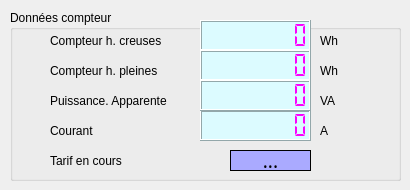
   <widget class="QWidget" name="tab2">
    <attribute name="title">
     <string>EDF</string>
    </attribute>
    <widget class="QGroupBox" name="groupBox_3">
     <property name="geometry">
      <rect>
       <x>10</x>
       <y>10</y>
       <width>391</width>
       <height>171</height>
      </rect>
     </property>
     <property name="title">
      <string>Données compteur</string>
     </property>
     <widget class="QLCDNumber" name="lcdNumber">
      <property name="geometry">
       <rect>
        <x>190</x>
        <y>10</y>
        <width>111</width>
        <height>31</height>
       </rect>
      </property>
      <property name="font">
       <font>
        <pointsize>9</pointsize>
        <weight>50</weight>
        <bold>false</bold>
       </font>
      </property>
      <property name="styleSheet">
       <string notr="true">background-color: rgb(220, 251, 255);
color: rgb(250, 0, 255);</string>
      </property>
      <property name="smallDecimalPoint">
       <bool>false</bool>
      </property>
      <property name="numDigits">
       <number>8</number>
      </property>
      <property name="segmentStyle">
       <enum>QLCDNumber::Flat</enum>
      </property>
      <property name="intValue" stdset="0">
       <number>0</number>
      </property>
     </widget>
     <widget class="QLCDNumber" name="lcdNumber_5">
      <property name="geometry">
       <rect>
        <x>190</x>
        <y>40</y>
        <width>111</width>
        <height>31</height>
       </rect>
      </property>
      <property name="styleSheet">
       <string notr="true">background-color: rgb(220, 251, 255);
font: 9pt &quot;Sans Serif&quot;;
color: rgb(250, 0, 255);</string>
      </property>
      <property name="smallDecimalPoint">
       <bool>false</bool>
      </property>
      <property name="numDigits">
       <number>8</number>
      </property>
      <property name="segmentStyle">
       <enum>QLCDNumber::Flat</enum>
      </property>
      <property name="intValue" stdset="0">
       <number>0</number>
      </property>
     </widget>
     <widget class="QLabel" name="label_9">
      <property name="geometry">
       <rect>
        <x>310</x>
        <y>20</y>
        <width>31</width>
        <height>21</height>
       </rect>
      </property>
      <property name="styleSheet">
       <string notr="true">font: 12pt &quot;Sans Serif&quot;;</string>
      </property>
      <property name="text">
       <string>Wh</string>
      </property>
     </widget>
     <widget class="QLabel" name="label_13">
      <property name="geometry">
       <rect>
        <x>310</x>
        <y>50</y>
        <width>31</width>
        <height>21</height>
       </rect>
      </property>
      <property name="styleSheet">
       <string notr="true">font: 12pt &quot;Sans Serif&quot;;</string>
      </property>
      <property name="text">
       <string>Wh</string>
      </property>
     </widget>
     <widget class="QLabel" name="label_14">
      <property name="geometry">
       <rect>
        <x>40</x>
        <y>20</y>
        <width>141</width>
        <height>21</height>
       </rect>
      </property>
      <property name="styleSheet">
       <string notr="true">font: 10pt &quot;Sans Serif&quot;;</string>
      </property>
      <property name="text">
       <string>Compteur h. creuses</string>
      </property>
     </widget>
     <widget class="QLabel" name="label_15">
      <property name="geometry">
       <rect>
        <x>40</x>
        <y>50</y>
        <width>141</width>
        <height>21</height>
       </rect>
      </property>
      <property name="styleSheet">
       <string notr="true">font: 10pt &quot;Sans Serif&quot;;</string>
      </property>
      <property name="text">
       <string>Compteur h. pleines</string>
      </property>
     </widget>
     <widget class="QLabel" name="label_16">
      <property name="geometry">
       <rect>
        <x>40</x>
        <y>110</y>
        <width>61</width>
        <height>21</height>
       </rect>
      </property>
      <property name="styleSheet">
       <string notr="true">font: 10pt &quot;Sans Serif&quot;;</string>
      </property>
      <property name="text">
       <string>Courant</string>
      </property>
     </widget>
     <widget class="QLabel" name="label_17">
      <property name="geometry">
       <rect>
        <x>40</x>
        <y>80</y>
        <width>151</width>
        <height>21</height>
       </rect>
      </property>
      <property name="styleSheet">
       <string notr="true">font: 10pt &quot;Sans Serif&quot;;</string>
      </property>
      <property name="text">
       <string>Puissance. Apparente</string>
      </property>
     </widget>
     <widget class="QLCDNumber" name="lcdNumber_6">
      <property name="geometry">
       <rect>
        <x>190</x>
        <y>100</y>
        <width>111</width>
        <height>31</height>
       </rect>
      </property>
      <property name="font">
       <font>
        <pointsize>9</pointsize>
        <weight>50</weight>
        <bold>false</bold>
       </font>
      </property>
      <property name="styleSheet">
       <string notr="true">background-color: rgb(220, 251, 255);
color: rgb(250, 0, 255);</string>
      </property>
      <property name="smallDecimalPoint">
       <bool>false</bool>
      </property>
      <property name="numDigits">
       <number>8</number>
      </property>
      <property name="segmentStyle">
       <enum>QLCDNumber::Flat</enum>
      </property>
      <property name="value" stdset="0">
       <double>0.000000000000000</double>
      </property>
      <property name="intValue" stdset="0">
       <number>0</number>
      </property>
     </widget>
     <widget class="QLabel" name="label_18">
      <property name="geometry">
       <rect>
        <x>310</x>
        <y>110</y>
        <width>31</width>
        <height>21</height>
       </rect>
      </property>
      <property name="styleSheet">
       <string notr="true">font: 12pt &quot;Sans Serif&quot;;</string>
      </property>
      <property name="text">
       <string>A</string>
      </property>
     </widget>
     <widget class="QLCDNumber" name="lcdNumber_7">
      <property name="geometry">
       <rect>
        <x>190</x>
        <y>70</y>
        <width>111</width>
        <height>31</height>
       </rect>
      </property>
      <property name="font">
       <font>
        <family>Sans Serif</family>
        <pointsize>9</pointsize>
        <weight>50</weight>
        <italic>false</italic>
        <bold>false</bold>
        <strikeout>false</strikeout>
       </font>
      </property>
      <property name="styleSheet">
       <string notr="true">background-color: rgb(220, 251, 255);
font: 9pt &quot;Sans Serif&quot;;
color: rgb(250, 0, 255);</string>
      </property>
      <property name="smallDecimalPoint">
       <bool>false</bool>
      </property>
      <property name="numDigits">
       <number>8</number>
      </property>
      <property name="segmentStyle">
       <enum>QLCDNumber::Flat</enum>
      </property>
      <property name="intValue" stdset="0">
       <number>0</number>
      </property>
     </widget>
     <widget class="QLabel" name="label_19">
      <property name="geometry">
       <rect>
        <x>310</x>
        <y>80</y>
        <width>31</width>
        <height>21</height>
       </rect>
      </property>
      <property name="styleSheet">
       <string notr="true">font: 12pt &quot;Sans Serif&quot;;</string>
      </property>
      <property name="text">
       <string>VA</string>
      </property>
     </widget>
     <widget class="QLabel" name="label_34">
      <property name="geometry">
       <rect>
        <x>40</x>
        <y>140</y>
        <width>101</width>
        <height>21</height>
       </rect>
      </property>
      <property name="styleSheet">
       <string notr="true">font: 10pt &quot;Sans Serif&quot;;</string>
      </property>
      <property name="text">
       <string>Tarif en cours</string>
      </property>
     </widget>
     <widget class="QLabel" name="label_35">
      <property name="geometry">
       <rect>
        <x>220</x>
        <y>140</y>
        <width>81</width>
        <height>21</height>
       </rect>
      </property>
      <property name="font">
       <font>
        <family>Sans Serif</family>
        <pointsize>14</pointsize>
        <weight>50</weight>
        <italic>false</italic>
        <bold>false</bold>
       </font>
      </property>
      <property name="styleSheet">
       <string notr="true">font: 14pt &quot;Sans Serif&quot;;
background-color: rgb(170, 170, 255);</string>
      </property>
      <property name="frameShape">
       <enum>QFrame::Box</enum>
      </property>
      <property name="text">
       <string>...</string>
      </property>
      <property name="alignment">
       <set>Qt::AlignCenter</set>
      </property>
     </widget>
    </widget>
   </widget>
